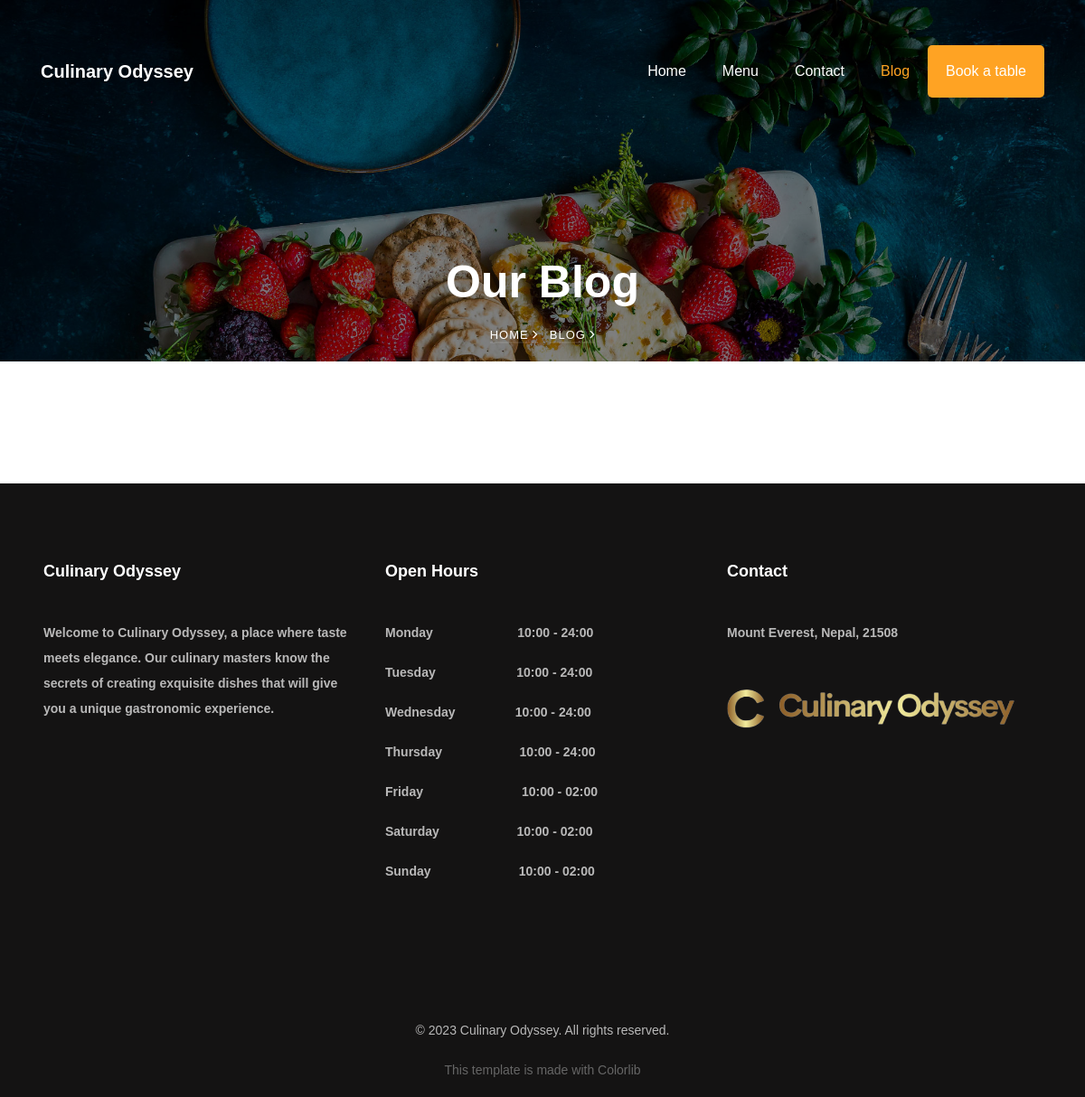
The page /blog/ on the database as committed earlier.
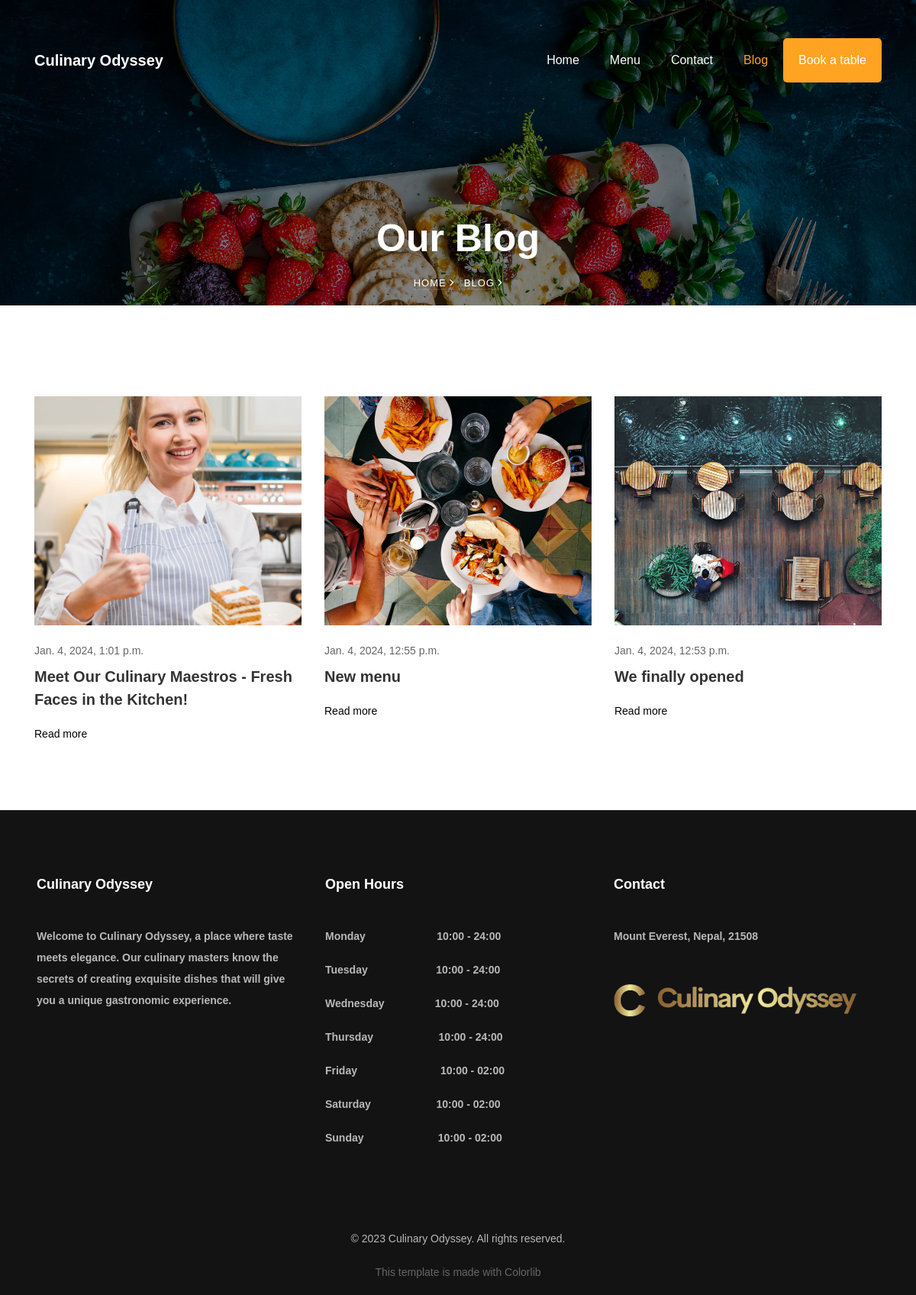
The same page on the database as committed later.
### app/models.py (models this page shows, shortened)
class Footer(models.Model):
    title = RichTextField()
    opening_hours = RichTextField()
    newsletter = RichTextField()
    twitter_link = models.URLField(blank=True)
    facebook_link = models.URLField(blank=True)
    instagram_link = models.URLField(blank=True)
    copyright_text = RichTextField()

### blog/models.py (models this page shows, shortened)
class Blog(models.Model):
    title = models.CharField(max_length=60, )
    content = RichTextField()
    photo = models.ImageField(upload_to='blog/')
    updated_at = models.DateTimeField(auto_now=True)
    is_visible = models.BooleanField(default=True)
    class Meta:
        ordering = ['-updated_at']

### blog/views.py (the view)
# urls.py: path('', Blog_view.as_view(), name='blog_page'),
class Blog_view(TemplateView):
    template_name = 'blog.html'
    def get_context_data(self, **kwargs):
        context = super().get_context_data(**kwargs)
        context['blog_info'] = Blog.objects.filter(is_visible=True)
        return context

### app/context_processors.py (called while the page is built)
def main_menu_items(request):
    items = MainMenueItems.objects.filter(is_visible=True)
    return {'main_menu': items}

def slide_item(request):
    items = Slider.objects.filter(is_visible=True)
    return {'slide_item': items}

def progress_item(request):
    items = Progress.objects.filter(is_visible=True)
    return {'progress_item': items}

def chef_item(request):
    items = Chefs.objects.filter(is_visible=True)
    return {'chef_item': items}

def customer_item(request):
    items = Customers.objects.filter(is_visible=True)
    return {'customer_item': items}

def footer_items(request):
    items = Footer.objects.first()
    return {'footer_item': items}

### templates/blog.html (shortened to what this page needs)
{% load static %}
<!DOCTYPE html>
<html lang="en">
  <head>
    <link rel="stylesheet" href="{% static 'css/open-iconic-bootstrap.min.css' %}">
    <link rel="stylesheet" href="{% static 'css/animate.css' %}">
    <link rel="stylesheet" href="{% static 'css/owl.carousel.min.css' %}">
    <link rel="stylesheet" href="{% static 'css/owl.theme.default.min.css' %}">
    <link rel="stylesheet" href="{% static 'css/magnific-popup.css' %}">
    <link rel="stylesheet" href="{% static 'css/aos.css' %}">
    <link rel="stylesheet" href="{% static 'css/ionicons.min.css' %}">
    <link rel="stylesheet" href="{% static 'css/bootstrap-datepicker.css' %}">
    <link rel="stylesheet" href="{% static 'css/jquery.timepicker.css' %}">
    <link rel="stylesheet" href="{% static 'css/flaticon.css' %}">
    <link rel="stylesheet" href="{% static 'css/icomoon.css' %}">
    <link rel="stylesheet" href="{% static 'css/style.css' %}">
</head>
  <body>
    {% include './includes/navbar.html' %}
    <section class="hero-wrap hero-wrap-2" style="background-image: url({% static 'images/bg_3.jpg'%});" data-stellar-background-ratio="0.5">
      <div class="overlay"></div>
      <div class="container">
        <div class="row no-gutters slider-text align-items-end justify-content-center">
          <div class="col-md-9 ftco-animate text-center">
            <h1 class="mb-2 bread">Our Blog</h1>
            <p class="breadcrumbs"><span class="mr-2"><a href="/">Home <i class="ion-ios-arrow-forward"></i></a></span> <span>Blog <i class="ion-ios-arrow-forward"></i></span></p>
          </div>
        </div>
      </div>
    </section>
		<section class="ftco-section" style="padding-bottom: 1rem">
			<div class="container">
				<div class="row">
                    {% for blog in blog_info %}
                    <div class="col-md-4 ftco-animate">
                        <div class="blog-entry">
                          <div href="blog-single.html" class="block-20" style="background-image: url({{ blog.photo.url }});">
                          </div>
                          <div class="text pt-3 pb-4">
                            <div class="meta">
                              <div>{{ blog.updated_at }}</div>
                            </div>
                            <h3 class="heading">{{ blog.title }}</h3>
                            <p class="clearfix">
                              <a href="#" class="float-left read" data-toggle="modal" data-target="#blogModal{{ blog.id }}">Read more</a>
                            </p>
                          </div>
                        </div>
                      </div>
                    {% endfor %}
			</div>
            </div>
		</section>
    {% include './includes/footer.html' %}
  </body>
</html>

### templates/includes/navbar.html (shortened to what this page needs)
 <nav class="navbar navbar-expand-lg navbar-dark ftco_navbar bg-dark ftco-navbar-light" id="ftco-navbar">
	    <div class="container">
	      <a class="navbar-brand" href="/">Culinary Odyssey</a>
	      <div class="collapse navbar-collapse" id="ftco-nav">
	        <ul class="navbar-nav ml-auto" >
                <li class="nav-item{% if request.path == '/' %} active{% endif %}"><a href="/" class="nav-link" style="font-size: 16px">Home</a></li>
                <li class="nav-item{% if request.path == '/menu/' %} active{% endif %}"> <a href="{% url 'app:menu' %}" class="nav-link" style="font-size: 16px">Menu</a></li>
                <li class="nav-item{% if request.path == '/contact/' %} active{% endif %}"> <a href="{% url 'contact:contact_page' %}" class="nav-link" style="font-size: 16px">Contact</a></li>
                <li class="nav-item{% if request.path == '/blog/' %} active{% endif %}"> <a href="{% url 'blog:blog_page' %}" class="nav-link" style="font-size: 16px">Blog</a></li>
                <li class="nav-item cta"><a href="{% url 'odyssey:book_a_table' %}" class="nav-link" style="font-size: 16px">Book a table</a></li>
	        </ul>
	      </div>
	    </div>
	  </nav>

### templates/includes/footer.html (shortened to what this page needs)
<footer class="ftco-footer ftco-bg-dark ftco-section" style="padding-bottom: 0rem">
    <div class="container-fluid px-md-5 px-3">
        <div class="row mb-5">
            <div class="col-md-6 col-lg-4">
                <div class="ftco-footer-widget mb-4">
                    <h2 class="ftco-heading-2">Culinary Odyssey</h2>
                    {{ footer_item.title|safe }}
                    <ul class="ftco-footer-social list-unstyled float-md-left float-lft mt-3">
                    </ul>
                </div>
            </div>
            <div class="col-md-6 col-lg-4">
                <div class="ftco-footer-widget mb-4">
                    <h2 class="ftco-heading-2">Open Hours</h2>
                    <ul class="list-unstyled open-hours">
                        <li class="d-flex"><span>{{ footer_item.opening_hours|safe }}</span></li>
                    </ul>
                </div>
            </div>
            <div class="col-md-6 col-lg-4">
                <div class="ftco-footer-widget mb-4">
                    <h2 class="ftco-heading-2">Contact</h2>
                    <p>{{ footer_item.newsletter|safe }}</p>
                    <a href="/" class="thumb-menu img">
                        <img style="width: 20rem; margin-top:2rem" src="/static/images/mainlogo.png" alt="Logo">
                    </a>
                </div>
            </div>
        </div>
        <div class="row">
            <div class="col-md-12 text-center">
                <p>{{ footer_item.copyright_text|safe }}This template is made with Colorlib</p>
            </div>
        </div>
    </div>
</footer>

Rows that differ between the two databases and show on the page:
added Blog: photo (picture), updated_at "Jan. 4, 2024, 1:01 p.m.", title "Meet Our Culinary Maestros - Fresh Faces in the Kitchen!"
added Blog: photo (picture), updated_at "Jan. 4, 2024, 12:55 p.m.", title "New menu"
added Blog: photo (picture), updated_at "Jan. 4, 2024, 12:53 p.m.", title "We finally opened"
